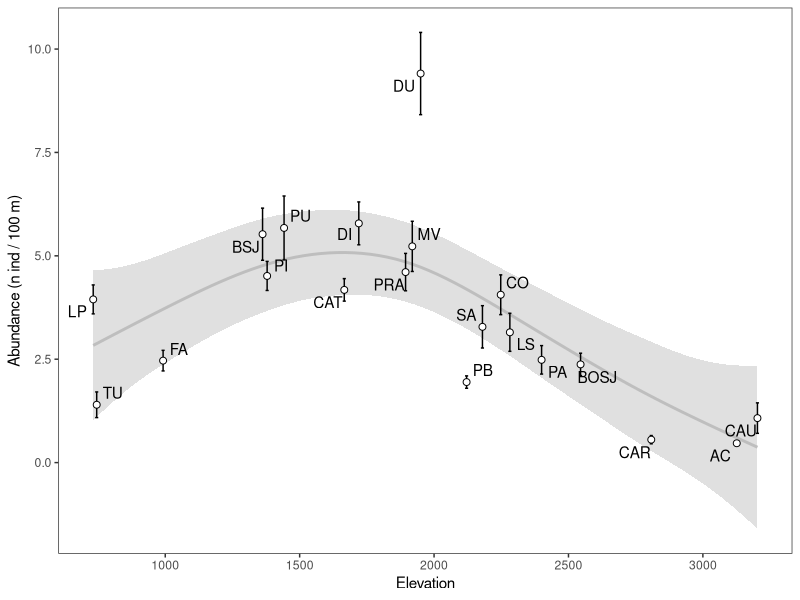
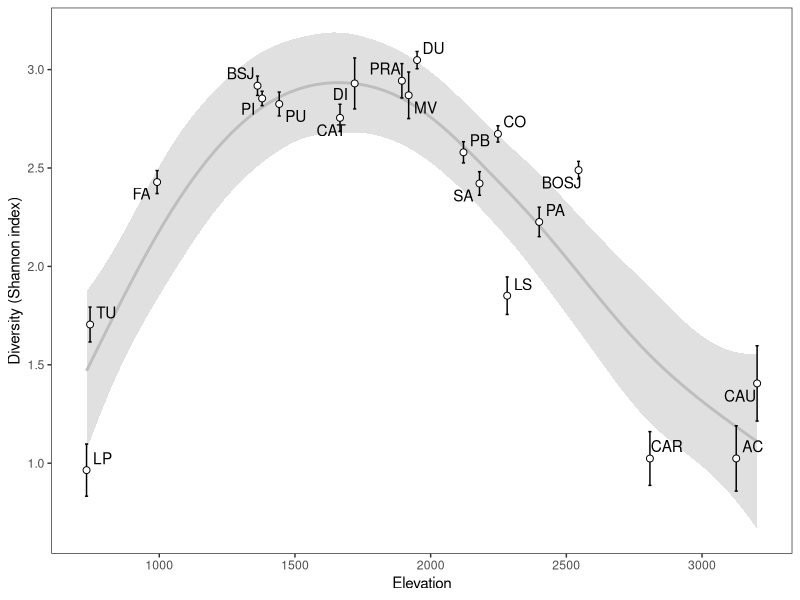
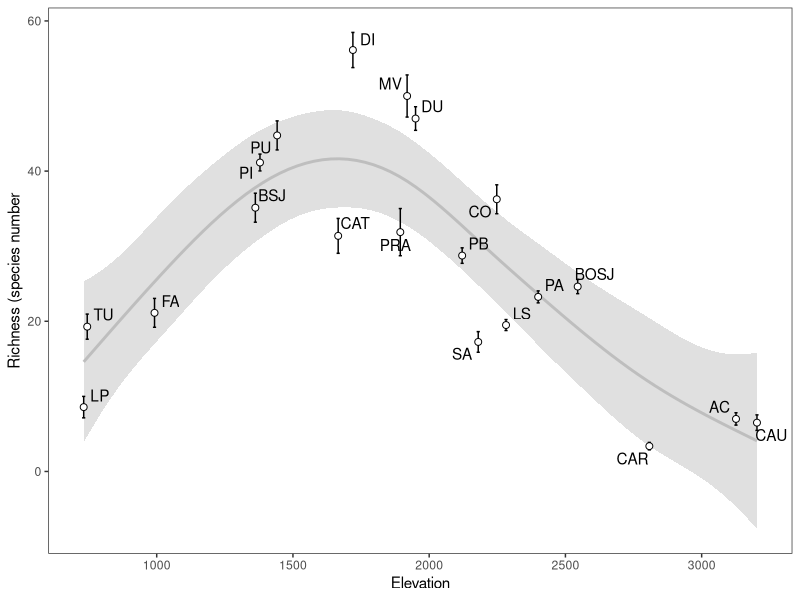
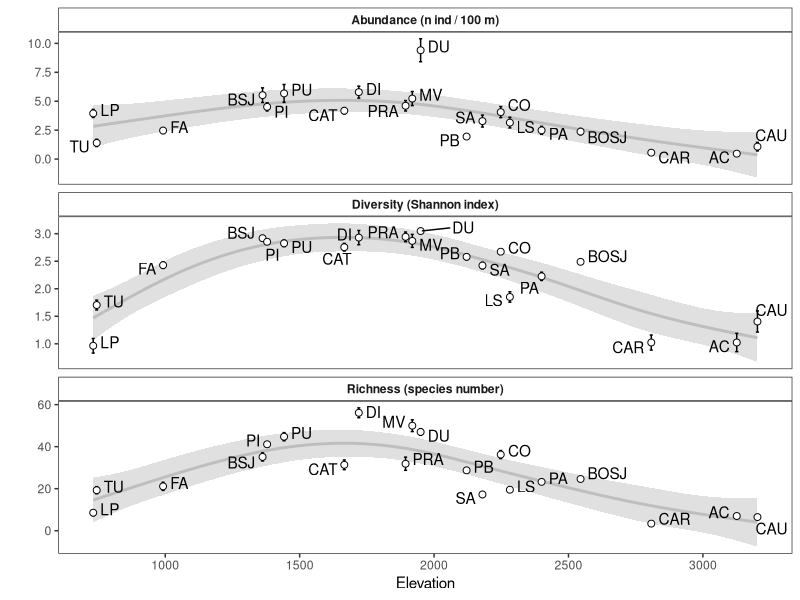
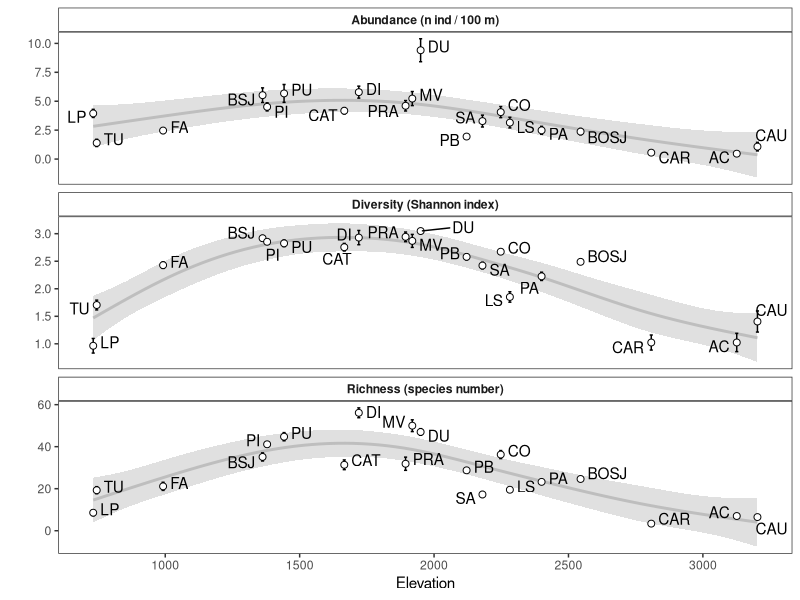
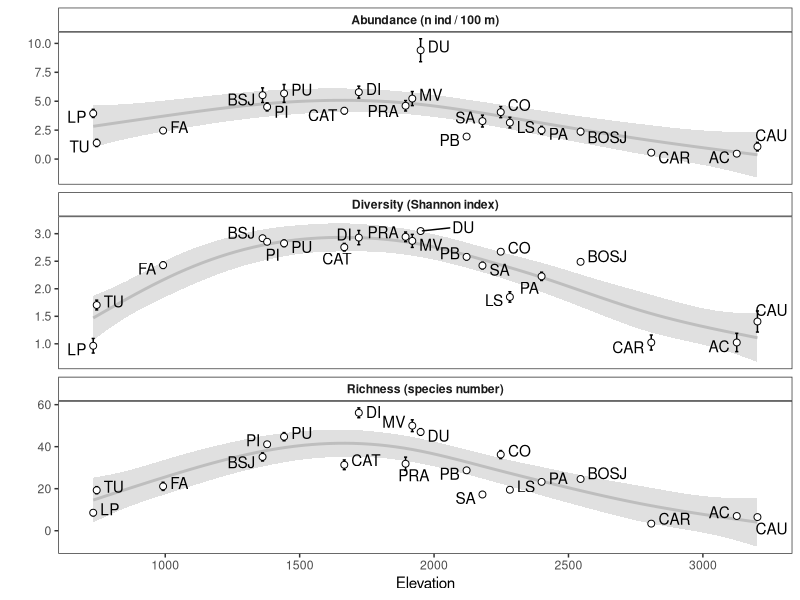

Source code (R) for these figures, in order:
## ---- chunk 1
knitr::opts_chunk$set(
  message = FALSE
)
## ---- chunk 2
library(tidyverse)
library(here)
library(ggpubr)
library(ggrepel)
## ---- chunk 3
denraw <- read_csv(here::here("data/densidad_by_year.csv")) 
divraw <- read_csv(here::here("data/diversidad_by_year.csv")) 
riqraw <- read_csv(here::here("data/riqueza_by_year.csv"))
## ---- chunk 4
densidad_avg <- denraw %>%
  group_by(transecto, site, elev) %>%
  summarise(mean = mean(den, na.rm = TRUE),
            sd = sd(den, na.rm = TRUE),
            se = sd/sqrt(n()))

plot_density <- densidad_avg %>%
  ggplot(aes(x=elev, y = mean, label=site)) +
  geom_smooth(method = "gam", formula = y ~ s(x, bs = "cs"), colour="gray", alpha=.3) +
  # geom_smooth(method="loess", span=.5) +
  geom_errorbar(aes(ymin = mean - se, ymax = mean + se)) +
  geom_point(size=2, shape=21, fill="white") +
  theme_bw() +
  theme(
    panel.grid = element_blank()
  ) +
  ylab("Abundance (n ind / 100 m)") +
  xlab("Elevation") +
  geom_text_repel()

plot_density
## ---- chunk 5
diversidad_avg <- divraw %>%
  group_by(transecto, site, elev) %>%
  summarise(mean = mean(diversidad, na.rm = TRUE),
            sd = sd(diversidad, na.rm = TRUE),
            se = sd/sqrt(n()))

plot_diversity <- diversidad_avg %>%
  ggplot(aes(x=elev, y = mean, label = site)) +
  geom_smooth(method = "gam", formula = y ~ s(x, bs = "cs"), colour="gray", alpha=.3) +
  # geom_smooth() +
  geom_errorbar(aes(ymin = mean - se, ymax = mean + se)) +
  geom_point(size=2, shape=21, fill="white") +
  theme_bw() +
  theme(
    panel.grid = element_blank()
  ) +
  ylab("Diversity (Shannon index)") +
  xlab("Elevation") +
  geom_text_repel()

plot_diversity
## ---- chunk 6
richness_avg <- riqraw %>%
  group_by(transecto, site, elev) %>%
  summarise(mean = mean(riq, na.rm = TRUE),
            sd = sd(riq, na.rm = TRUE),
            se = sd/sqrt(n()))

plot_richness <- richness_avg %>%
  ggplot(aes(x=elev, y = mean, label = site)) +
  geom_smooth(method = "gam", formula = y ~ s(x, bs = "cs"), colour="gray", alpha=.3) +
  # geom_smooth() +
  geom_errorbar(aes(ymin = mean - se, ymax = mean + se)) +
  geom_point(size=2, shape=21, fill="white") +
  theme_bw() +
  theme(
    panel.grid = element_blank()
  ) +
  ylab("Richness (species number") +
  xlab("Elevation") +
  geom_text_repel()

plot_richness
## ---- chunk 7
p <- bind_rows(
  richness_avg %>% mutate(variable = "riq"),
  diversidad_avg %>% mutate(variable = "div"),
  densidad_avg %>% mutate(variable = "den"))
  
  
mylabel <- c(
  den = "Abundance (n ind / 100 m)",
  div = "Diversity (Shannon index)",
  riq = "Richness (species number)")


plot_variables <- p %>%
  ggplot(aes(x=elev, y = mean, label = site)) +
  geom_smooth(method = "gam", formula = y ~ s(x, bs = "cs"), colour="gray", alpha=.3) +
  # geom_smooth() +
  geom_errorbar(aes(ymin = mean - se, ymax = mean + se)) +
  geom_point(size=2, shape=21, fill="white") +
  theme_bw() +
  theme(
    panel.grid = element_blank(),
    strip.text = element_text(face = "bold"),
    strip.background = element_rect(fill="white")
  ) + geom_text_repel() + 
  facet_wrap(~variable, ncol=1, scales = "free_y",
             labeller = labeller(variable = mylabel),
             strip.position="top") + 
  xlab("Elevation") + ylab("") 
## ---- chunk 8
ggsave(here::here("figs/plot_variables_elevation.pdf"),
       device = "pdf",
       width = 5, height = 7.5)
plot_variables
dev.off()


ggsave(plot= plot_variables,
       here::here("figs/plot_variables_elevation.png"),
       device = "png",
       dpi = 300,
       width = 5, height = 7.5)
